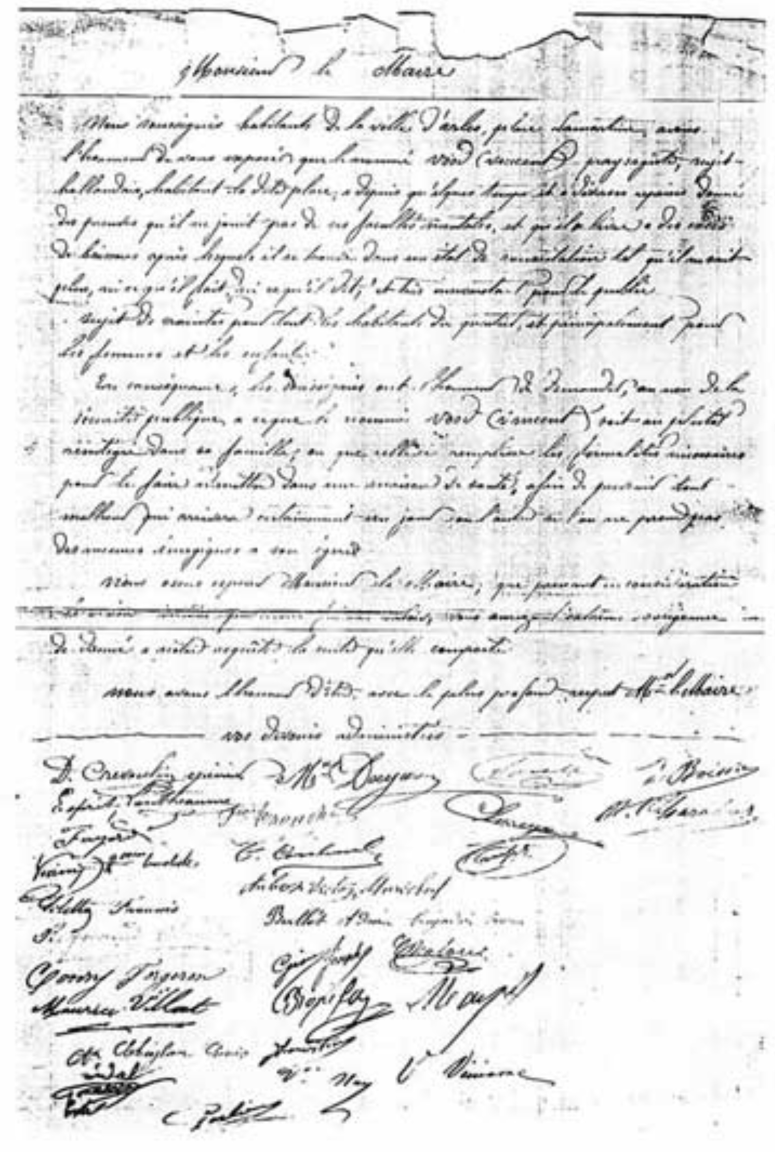
#> input picture proj/disaster-artist/img/src/arles-petition.jpg, 1549 x 2303 px (shown at 1/2 size)
$ python make_image_tiers.py
#> lines starting #> are read from the running program, lines starting #| are printed output that depends on the picture
"""Disaster Artist: make the display and thumbnail tiers from the raw museum downloads.

Run it in Thonny (the Run button). Every setting is in the SETTINGS block below.

What it does
- Reads every image in SRC_DIR (the raw downloads, kept untouched as the archive).
- Writes a display master to FULL_DIR (longest side FULL_MAX px, JPEG quality FULL_QUALITY).
- Writes a thumbnail to THUMB_DIR (longest side THUMB_MAX px, JPEG quality THUMB_QUALITY).
- Writes SIZES_JSON: slug -> pixel sizes of each tier, so the page can set width/height on every <img>.
- Prints the total thumbnail weight, to check against the ~500 KB initial-load budget.

File names: the slug is the file name without its extension, lower-cased, spaces and underscores turned into
hyphens (pere-tanguy.tif -> pere-tanguy.jpg). Name the raw files with the slug you want.
"""

# ---------------- SETTINGS ----------------
from pathlib import Path

PIECE_DIR = Path(__file__).resolve().parent.parent  # proj/disaster-artist
SRC_DIR = PIECE_DIR / "img" / "src"
FULL_DIR = PIECE_DIR / "img" / "full"
THUMB_DIR = PIECE_DIR / "img" / "thumb"
SIZES_JSON = PIECE_DIR / "img" / "sizes.json"

FULL_MAX = 2000        # longest side, pixels
FULL_QUALITY = 82
THUMB_MAX = 640
THUMB_QUALITY = 72
THUMB_BUDGET_KB = 500  # warn if all thumbnails together go over this

OVERWRITE = False      # True remakes tiers that already exist
# ------------------------------------------

import json
import re

from PIL import Image, ImageOps

Image.MAX_IMAGE_PIXELS = None  # museum scans can be very large; these are trusted local files
EXTS = {".jpg", ".jpeg", ".png", ".tif", ".tiff", ".webp"}


def slug_for(path: Path) -> str:
    s = path.stem.lower().replace("_", "-").replace(" ", "-")
    return re.sub(r"[^a-z0-9-]+", "", s).strip("-")


def to_rgb(img: Image.Image) -> Image.Image:
    img = ImageOps.exif_transpose(img)
    if img.mode in ("RGBA", "LA", "P"):
        img = img.convert("RGBA")
        bg = Image.new("RGB", img.size, (242, 237, 227))  # --paper, for any transparent edge
        bg.paste(img, mask=img.split()[-1])
        return bg
    return img.convert("RGB")


def save_tier(img: Image.Image, out: Path, max_side: int, quality: int, icc) -> tuple[int, int]:
    tier = img.copy()
    tier.thumbnail((max_side, max_side), Image.LANCZOS)  # never upscales
    out.parent.mkdir(parents=True, exist_ok=True)
    kwargs = {"quality": quality, "optimize": True, "progressive": True}
    if icc:
        kwargs["icc_profile"] = icc  # keep the museum's colour profile so colours don't shift
    tier.save(out, "JPEG", **kwargs)
    return tier.size


def main() -> None:
    if not SRC_DIR.is_dir():
        print(f"No source folder yet: {SRC_DIR}")
        return
    sizes = json.loads(SIZES_JSON.read_text()) if SIZES_JSON.exists() else {}
    sources = sorted(p for p in SRC_DIR.iterdir() if p.suffix.lower() in EXTS)
    if not sources:
        print(f"No images in {SRC_DIR}")
        return
    for src in sources:
        slug = slug_for(src)
        full_out = FULL_DIR / f"{slug}.jpg"
        thumb_out = THUMB_DIR / f"{slug}.jpg"
        if not OVERWRITE and full_out.exists() and thumb_out.exists() and slug in sizes:
            print(f"skip  {slug}")
            continue
        with Image.open(src) as raw:
#> raw is the input picture: PIL image 1549x2303 RGB; min 0, max 255, mean 228.5
            icc = raw.info.get("icc_profile")
            img = to_rgb(raw)
            src_size = img.size
#> src_size = (1549, 2303)
            full_size = save_tier(img, full_out, FULL_MAX, FULL_QUALITY, icc)
#> full_size = (1345, 2000)
            thumb_size = save_tier(img, thumb_out, THUMB_MAX, THUMB_QUALITY, icc)
#> call 2 of save_tier, with max_side = 640, quality = 72
#> in save_tier (call 2), `tier.thumbnail((max_side, max_side), Image.LANCZOS)`:
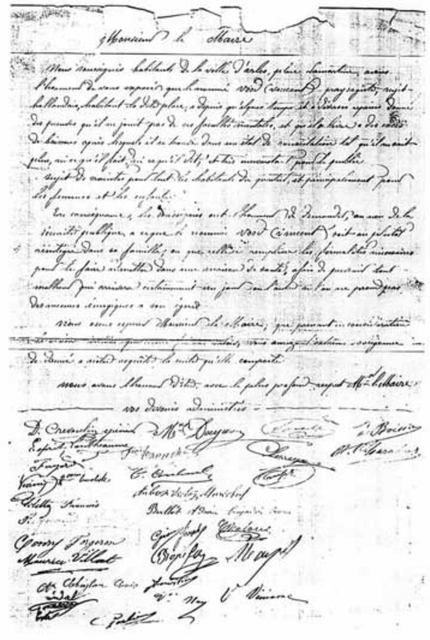
#> tier: PIL image 430x640 RGB; min 0, max 255, mean 228.5
#> thumb_size = (430, 640)
        sizes[slug] = {
            "src": {"file": src.name, "w": src_size[0], "h": src_size[1]},
            "full": {"w": full_size[0], "h": full_size[1], "kb": round(full_out.stat().st_size / 1024)},
            "thumb": {"w": thumb_size[0], "h": thumb_size[1], "kb": round(thumb_out.stat().st_size / 1024)},
        }
        print(f"made  {slug}: full {full_size}, thumb {thumb_size}")
#| made  arles-petition: full (1345, 2000), thumb (430, 640)
    SIZES_JSON.parent.mkdir(parents=True, exist_ok=True)
    SIZES_JSON.write_text(json.dumps(sizes, indent=2, sort_keys=True) + "\n")
    total = sum(v["thumb"]["kb"] for v in sizes.values())
#> total = 54
    note = "over budget" if total > THUMB_BUDGET_KB else "within budget"
#> note = 'within budget'
    print(f"\n{len(sizes)} images; thumbnails total {total} KB ({note}, budget {THUMB_BUDGET_KB} KB)")
#| 1 images; thumbnails total 54 KB (within budget, budget 500 KB)
    print(f"Sizes written to {SIZES_JSON}")


if __name__ == "__main__":
    main()
